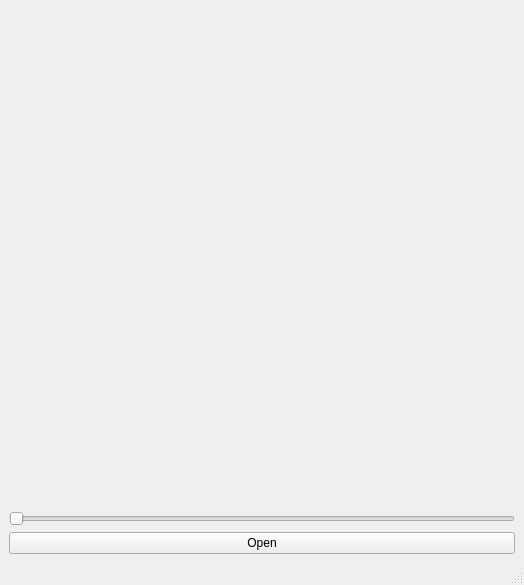
<?xml version="1.0" encoding="UTF-8"?>
<ui version="4.0">
 <class>MainWindow</class>
 <widget class="QMainWindow" name="MainWindow">
  <property name="geometry">
   <rect>
    <x>0</x>
    <y>0</y>
    <width>524</width>
    <height>585</height>
   </rect>
  </property>
  <property name="windowTitle">
   <string>MainWindow</string>
  </property>
  <widget class="QWidget" name="centralwidget">
   <layout class="QGridLayout" name="gridLayout">
    <item row="0" column="0">
     <layout class="QVBoxLayout" name="verticalLayout">
      <item>
       <widget class="QLabel" name="label">
        <property name="text">
         <string/>
        </property>
       </widget>
      </item>
     </layout>
    </item>
    <item row="2" column="0">
     <widget class="QPushButton" name="pushButton">
      <property name="text">
       <string>Open</string>
      </property>
     </widget>
    </item>
    <item row="1" column="0">
     <widget class="QSlider" name="horizontalSlider">
      <property name="maximum">
       <number>10</number>
      </property>
      <property name="orientation">
       <enum>Qt::Horizontal</enum>
      </property>
     </widget>
    </item>
   </layout>
  </widget>
  <widget class="QMenuBar" name="menubar">
   <property name="geometry">
    <rect>
     <x>0</x>
     <y>0</y>
     <width>524</width>
     <height>26</height>
    </rect>
   </property>
  </widget>
  <widget class="QStatusBar" name="statusbar"/>
 </widget>
 <resources/>
 <connections>
  <connection>
   <sender>pushButton</sender>
   <signal>clicked()</signal>
   <receiver>MainWindow</receiver>
   <slot>openFile()</slot>
   <hints>
    <hint type="sourcelabel">
     <x>219</x>
     <y>533</y>
    </hint>
    <hint type="destinationlabel">
     <x>179</x>
     <y>558</y>
    </hint>
   </hints>
  </connection>
  <connection>
   <sender>horizontalSlider</sender>
   <signal>sliderMoved(int)</signal>
   <receiver>MainWindow</receiver>
   <slot>blurImage()</slot>
   <hints>
    <hint type="sourcelabel">
     <x>357</x>
     <y>502</y>
    </hint>
    <hint type="destinationlabel">
     <x>382</x>
     <y>558</y>
    </hint>
   </hints>
  </connection>
 </connections>
 <slots>
  <slot>openFile()</slot>
  <slot>blurImage()</slot>
 </slots>
</ui>
